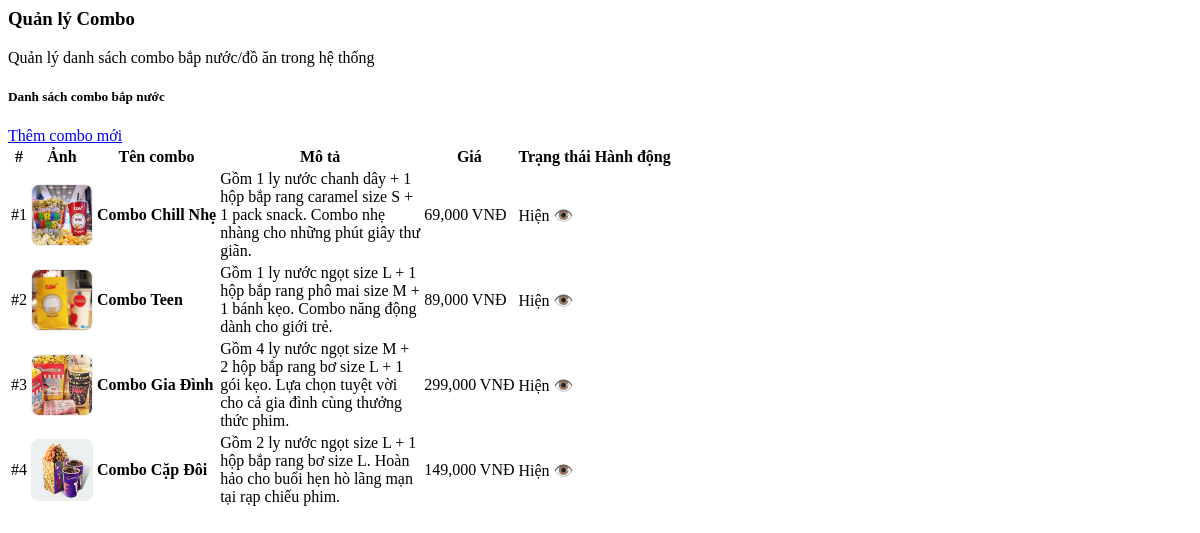
The app's page /admin/pages/admin_combos.php with its own data.
### tables this page shows
CREATE TABLE combos (
    id INT AUTO_INCREMENT PRIMARY KEY,
    name VARCHAR(100) NOT NULL,
    description TEXT,
    price DECIMAL(10,2) NOT NULL,
    image_url VARCHAR(255),
    status ENUM('active', 'inactive') DEFAULT 'active'
);

### admin/pages/admin_combos.php (the view, shortened to what this page needs)
<?php
require_once __DIR__ .'/../config/config.php';
?>
<div class="container-fluid px-4">
    <h3 class="mt-4 mb-2">
        <i class="fas fa-cocktail"></i> Quản lý Combo
    </h3>
    <p class="mb-4 text-muted">Quản lý danh sách combo bắp nước/đồ ăn trong hệ thống</p>
    <div class="card shadow-sm">
        <div class="card-body">
            <div class="d-flex justify-content-between align-items-center mb-3">
                <h5 class="mb-0"><i class="fas fa-list"></i> Danh sách combo bắp nước</h5>
                <a href="?page=combos&action=add" class="btn btn-success">
                    <i class="fas fa-plus"></i> Thêm combo mới
                </a>
            </div>
            <div class="table-responsive">
                <table class="table table-hover align-middle">
                    <thead class="table-light">
                        <tr>
                            <th>#</th>
                            <th>Ảnh</th>
                            <th>Tên combo</th>
                            <th>Mô tả</th>
                            <th>Giá</th>
                            <th>Trạng thái</th>
                            <th>Hành động</th>
                        </tr>
                    </thead>
                    <tbody>
                    <?php
                    $sql = "SELECT * FROM combos ORDER BY id DESC";
                    $result = $conn->query($sql);
                    $stt = 1;
                    while ($row = $result->fetch_assoc()):
                    ?>
                    <tr>
                        <td>#<?= $stt++; ?></td>
                        <td>
                            <?php if ($row['image_url']): ?>
                                <img src="<?= $row['image_url']; ?>" alt="Combo" style="width: 60px; height: 60px; object-fit: cover; border-radius: 8px; border: 1px solid #eee;">
                            <?php else: ?>
                                <span class="text-muted">Không có ảnh</span>
                            <?php endif; ?>
                        </td>
                        <td><strong><?= htmlspecialchars($row['name']); ?></strong></td>
                        <td style="max-width:200px;"><?= nl2br(htmlspecialchars($row['description'])); ?></td>
                        <td class="text-danger fw-bold"><?= number_format($row['price']); ?> VNĐ</td>
                        <td>
                            <?php if ($row['status'] == 'active'): ?>
                                <span class="badge bg-success">Hiện 👁️</span>
                            <?php else: ?>
                                <span class="badge bg-secondary">Ẩn 🚫</span>
                            <?php endif; ?>
                        </td>
                        <td>
                        </td>
                    </tr>
                    <?php endwhile; ?>
                    </tbody>
                </table>
            </div>
        </div>
    </div>
</div>

### admin/pages/admin_combos.php (style rules this page uses)
.card.shadow-sm { transition: all 0.3s ease-out; }

### records on screen
combos: image_url (picture), name "Combo Chill Nhẹ", description "Gồm 1 ly nước chanh dây + 1 hộp bắp rang caramel size S + 1 pack snack. Combo nhẹ nhàng cho những phút giây thư giãn.", price "69,000", status "Hiện 👁️"
combos: image_url (picture), name "Combo Teen", description "Gồm 1 ly nước ngọt size L + 1 hộp bắp rang phô mai size M + 1 bánh kẹo. Combo năng động dành cho giới trẻ.", price "89,000", status "Hiện 👁️"
combos: image_url (picture), name "Combo Gia Đình", description "Gồm 4 ly nước ngọt size M + 2 hộp bắp rang bơ size L + 1 gói kẹo. Lựa chọn tuyệt vời cho cả gia đình cùng thưởng thức phim.", price "299,000", status "Hiện 👁️"
combos: image_url (picture), name "Combo Cặp Đôi", description "Gồm 2 ly nước ngọt size L + 1 hộp bắp rang bơ size L. Hoàn hảo cho buổi hẹn hò lãng mạn tại rạp chiếu phim.", price "149,000", status "Hiện 👁️"
